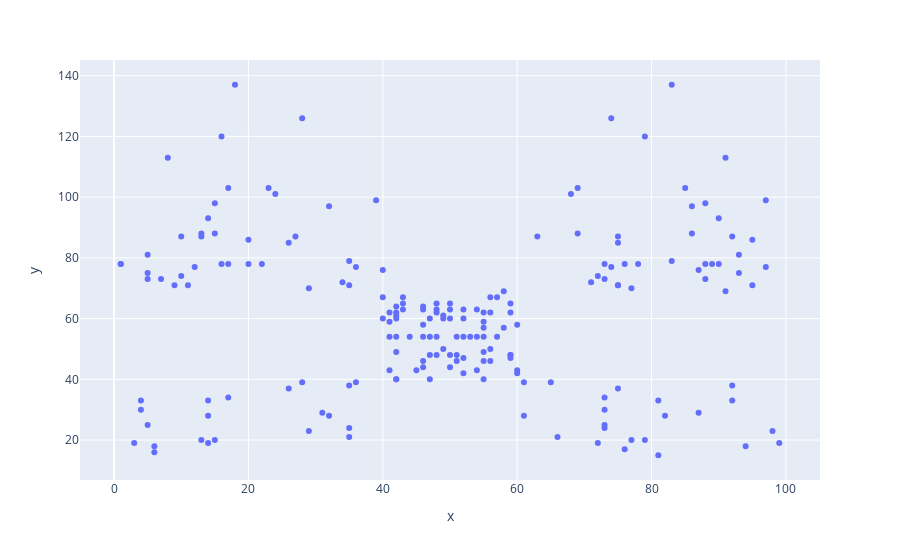

Source (notebook cell):
### Code cell
age_salary_association_fig.show()

### Figure 1 — Plotly figure (JSON) as saved in the notebook; plotly's stock layout.template omitted (floating-point values rounded to 4 significant figures; data arrays with more than 128 entries replaced by an {"elided": "..."} marker saying what was removed)
{"data": [{"hovertemplate": "x=%{x}<br>y=%{y}<extra></extra>", "legendgroup": "", "marker": {"color": "#636efa", "symbol": "circle"}, "mode": "markers", "name": "", "orientation": "v", "showlegend": false, "type": "scatter", "x": {"elided": "200 int values"}, "xaxis": "x", "y": {"elided": "200 int values"}, "yaxis": "y"}], "layout": {"legend": {"tracegroupgap": 0}, "margin": {"t": 60}, "xaxis": {"anchor": "y", "domain": [0, 1], "title": {"text": "x"}}, "yaxis": {"anchor": "x", "domain": [0, 1], "title": {"text": "y"}}}}
